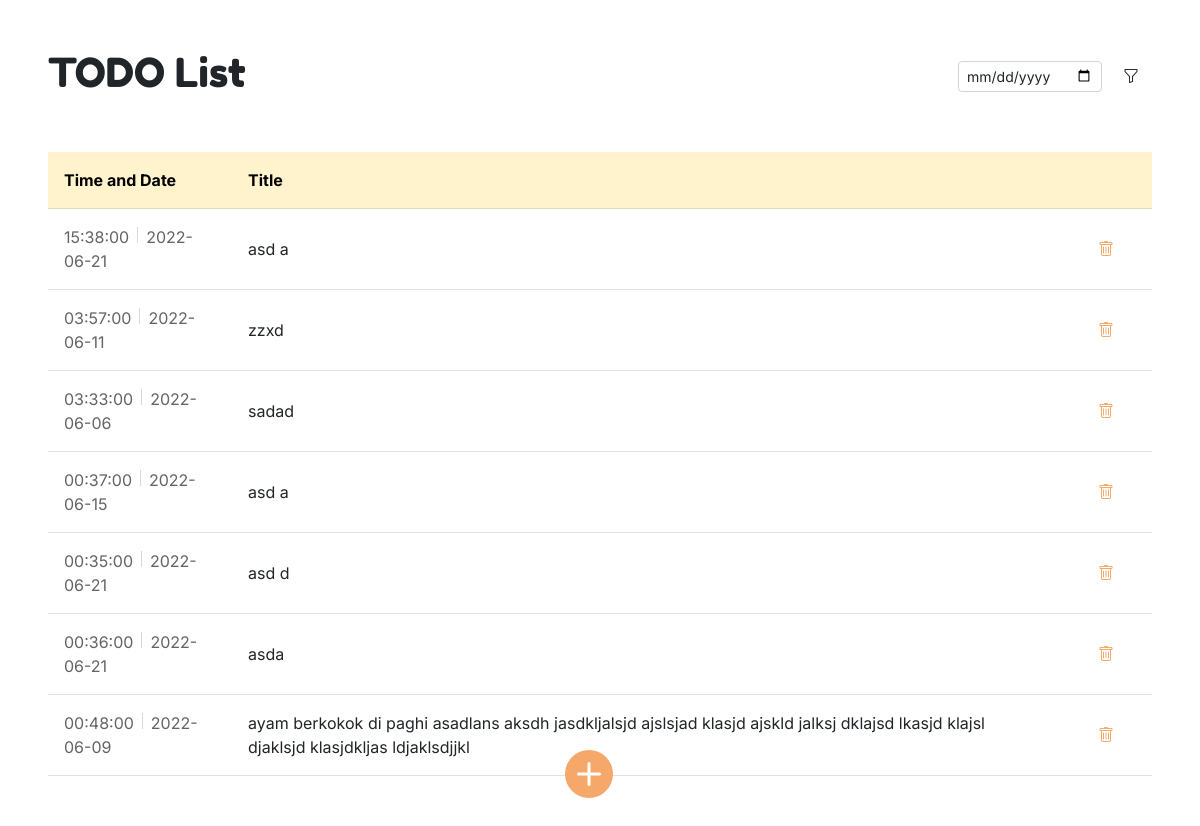
The page / on the database its author committed.
### tables this page shows
CREATE TABLE `list` (
  `id` int(11) NOT NULL,
  `title` varchar(255) NOT NULL,
  `date` date NOT NULL,
  `time` time NOT NULL,
  `detail` text DEFAULT NULL
);

### index.php (the view, shortened to what this page needs)
<?php
$con = mysqli_connect("localhost", "root", "", "w_list");
if (isset($_GET["search"]) and $_GET["searchtitle"] !== "") {
    $title = $_GET["searchtitle"];
    $getList = "SELECT * FROM list WHERE `date` = '$title'";
    $list = mysqli_query($con, $getList);
} else {
    $getList = "SELECT * FROM list";
    $list = mysqli_query($con, $getList);
}
?>
<!DOCTYPE html>
<html lang="en">
<head>
    <link href="https://cdn.jsdelivr.net/npm/bootstrap@5.2.0-beta1/dist/css/bootstrap.min.css" rel="stylesheet">
    <link rel="stylesheet" href="https://cdn.jsdelivr.net/npm/bootstrap-icons@1.8.3/font/bootstrap-icons.css">
    <link rel="stylesheet" href="./style.css">
</head>
<body>
    <form action="./index.php" method="get">
        <div class="hstack gap-5 m-5">
            <h3 class="header-title">TODO List</h3>
            <div class="hstack gap-2 ms-auto">
                <input class="form-control form-control-sm" type="date" placeholder="Search title" name="searchtitle">
                <button class="btn btn-default btn-search" type="submit" name="search"><i class="bi bi-funnel"></i></button>
            </div>
        </div>
    </form>
    <div class="container-fluid px-5">
        <table class="table table-hover align-middle">
            <thead class="table-warning">
                <tr>
                    <th class="p-3" scope="col col-3">Time and Date</th>
                    <th class="p-3" scope="col">Title</th>
                    <th class="p-3" scope="col col-1"></th>
                </tr>
            </thead>
            <tbody>
                <?php
                if ($list) {
                    if (mysqli_num_rows($list) > 0) {
                        while ($row = mysqli_fetch_assoc($list)) {
                            $id = $row["id"];
                ?>
                            <tr onclick="window.location='./detail.php/?id=<?= $id ?>';">
                                <th class="p-3 col col-2 time-table" scope="row"><?= $row["time"] ?><div class="vr mx-2"></div><?= $row["date"] ?></th>
                                <td class="p-3"><?= $row["title"] ?></td>
                                <td class="p-3 col-1 text-center"><a href="./proccess.php/?id_del=<?= $id ?>"><i class="bi bi-trash"></i></a></td>
                            </tr>
                <?php
                        }
                    }
                }
                ?>
            </tbody>
        </table>
    </div>
    <div class="container btn-sticky">
        <div class="row justify-content-center">
            <div class="col-1">
                <a href="#add" data-bs-toggle="modal" data-bs-target="#add">
                    <svg xmlns="http://www.w3.org/2000/svg" width="48px" fill="currentColor" class="bi bi-plus float-btn h-auto icon-flipped" viewBox="0 0 16 16">
                        <path d="M8 4a.5.5 0 0 1 .5.5v3h3a.5.5 0 0 1 0 1h-3v3a.5.5 0 0 1-1 0v-3h-3a.5.5 0 0 1 0-1h3v-3A.5.5 0 0 1 8 4z" />
                    </svg>
                </a>
            </div>
        </div>
    </div>
</body>
</html>

### style.css (style rules this page uses)
:root { --clr-light-orange: #fcdac0; --clr-light-yellow: #fffbe1; --clr-orange: #f5a869; --clr-dark-orange: #fca94a; --clr-darker-orange: #DB6400; --clr-light-gray: #b1b0b0; --clr-gray: #646464; }
* { margin: 0; padding: 0; }
body { font-family: 'Inter', sans-serif; }
.header-title { font-family: 'Fredoka One', cursive; font-size: 40px; }
.time-table { font-weight: 400; color: var(--clr-gray); }
.btn-sticky { position: sticky; transition: all 0.25s; bottom: 5%; }
.float-btn { color: #FFFFFFFF; border-radius: 50%; transition: all 0.25s; background-color: var(--clr-orange); }
.bi-pencil-square, .bi-trash { color: var(--clr-orange); transition: all 0.25s; }

### rows shown on the page
list: time "15:38:00", date "2022-06-21", title "asd a"
list: time "03:57:00", date "2022-06-11", title "zzxd"
list: time "03:33:00", date "2022-06-06", title "sadad"
list: time "00:37:00", date "2022-06-15", title "asd a"
list: time "00:35:00", date "2022-06-21", title "asd d"
list: time "00:36:00", date "2022-06-21", title "asda"
list: time "00:48:00", date "2022-06-09", title "ayam berkokok di paghi asadlans aksdh jasdkljalsjd ajslsjad klasjd ajskld jalksj dklajsd lkasjd klajsl djaklsjd klasjdkljas ldjaklsdjjkl"
